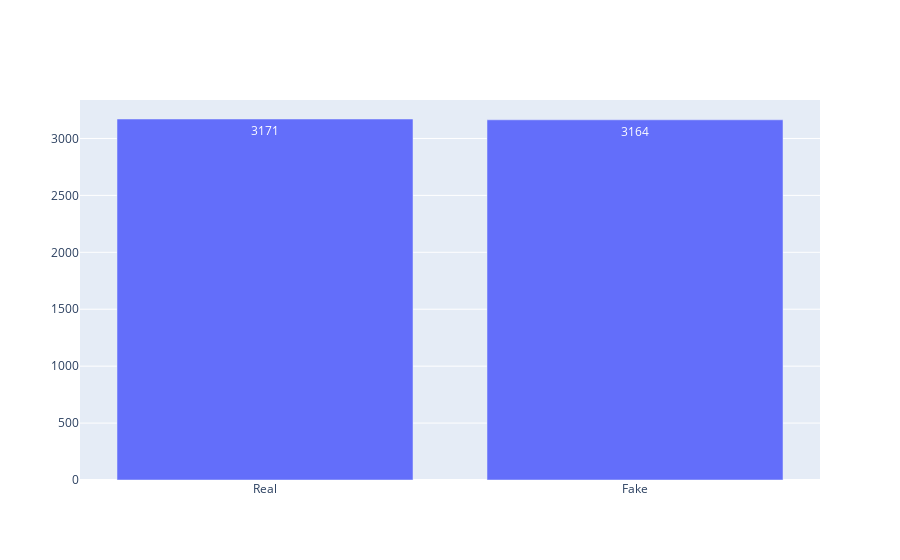

Here is the notebook cell this chart was saved with:
### Code cell
import plotly.graph_objects as go

# Assuming 'i' contains the data you want to plot
data = [go.Bar(x=['Real', 'Fake'], y=i, text=i, textposition='auto')]

fig = go.Figure(data=data)
fig.show()

### Figure 1 — Plotly figure (JSON) as saved in the notebook; plotly's stock layout.template omitted (floating-point values rounded to 4 significant figures)
{"data": [{"text": [3171, 3164], "textposition": "auto", "type": "bar", "x": ["Real", "Fake"], "y": [3171, 3164]}], "layout": {}}
